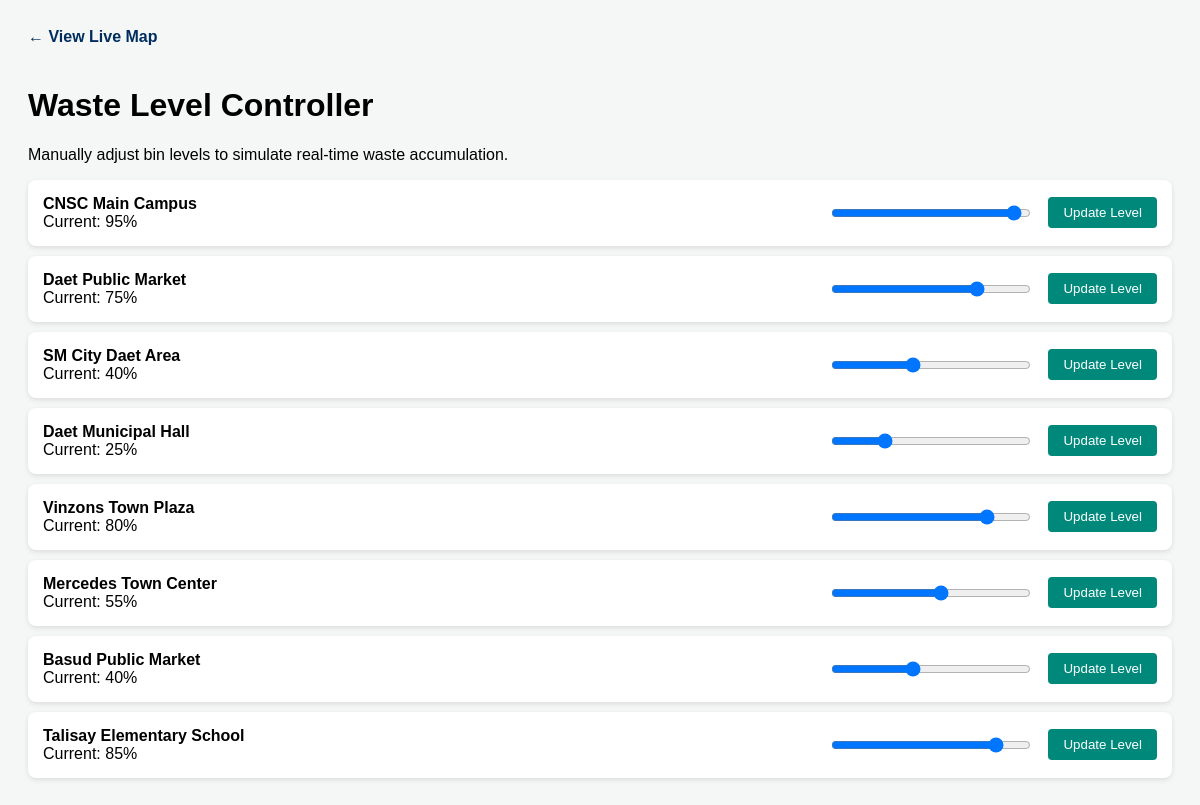
Screenshot of /app/admin.php (signed in) with the database file from the repository.
### tables this page shows
CREATE TABLE IF NOT EXISTS bins (
    id INT AUTO_INCREMENT PRIMARY KEY,
    location_name VARCHAR(100),
    lat DECIMAL(10, 8),
    lng DECIMAL(11, 8),
    fill_level INT DEFAULT 0,  
    last_updated TIMESTAMP DEFAULT CURRENT_TIMESTAMP ON UPDATE CURRENT_TIMESTAMP
);

### app/admin.php (the view, shortened to what this page needs)
<?php
require_once 'db_connect.php';
$bins = $pdo->query('SELECT * FROM bins ORDER BY id ASC')->fetchAll();
?>
<!DOCTYPE html>
<html>
<head>
</head>
<body>
    <a href="index.html" class="back-btn">← View Live Map</a>
    <h1>Waste Level Controller</h1>
    <p>Manually adjust bin levels to simulate real-time waste accumulation.</p>
    <?php foreach ($bins as $bin): ?>
    <div class="bin-card">
        <div>
            <strong><?= htmlspecialchars($bin['location_name']) ?></strong><br>
            Current: <?= (int)$bin['fill_level'] ?>%
        </div>
        <form method="POST" style="display: flex; gap: 15px; align-items: center;">
            <input type="range" name="fill_level" min="0" max="100" value="<?= (int)$bin['fill_level'] ?>">
            <button type="submit">Update Level</button>
        </form>
    </div>
    <?php endforeach; ?>
</body>
</html>

### app/admin.php (style rules this page uses)
body { font-family: sans-serif; padding: 20px; background: #f4f7f6; }
.bin-card { background: white; padding: 15px; margin-bottom: 10px; border-radius: 8px; box-shadow: 0 2px 5px rgba(0,0,0,0.1); display: flex; align-items: center; justify-content: space-between; }
input[type="range"] { width: 200px; }
button { background: #00897b; color: white; border: none; padding: 8px 15px; border-radius: 4px; cursor: pointer; }
.back-btn { display: inline-block; margin-bottom: 20px; color: #002d5e; text-decoration: none; font-weight: bold; }

### rows the page displays
bins: location_name "CNSC Main Campus", fill_level "95"
bins: location_name "Daet Public Market", fill_level "75"
bins: location_name "SM City Daet Area", fill_level "40"
bins: location_name "Daet Municipal Hall", fill_level "25"
bins: location_name "Vinzons Town Plaza", fill_level "80"
bins: location_name "Mercedes Town Center", fill_level "55"
bins: location_name "Basud Public Market", fill_level "40"
bins: location_name "Talisay Elementary School", fill_level "85"
